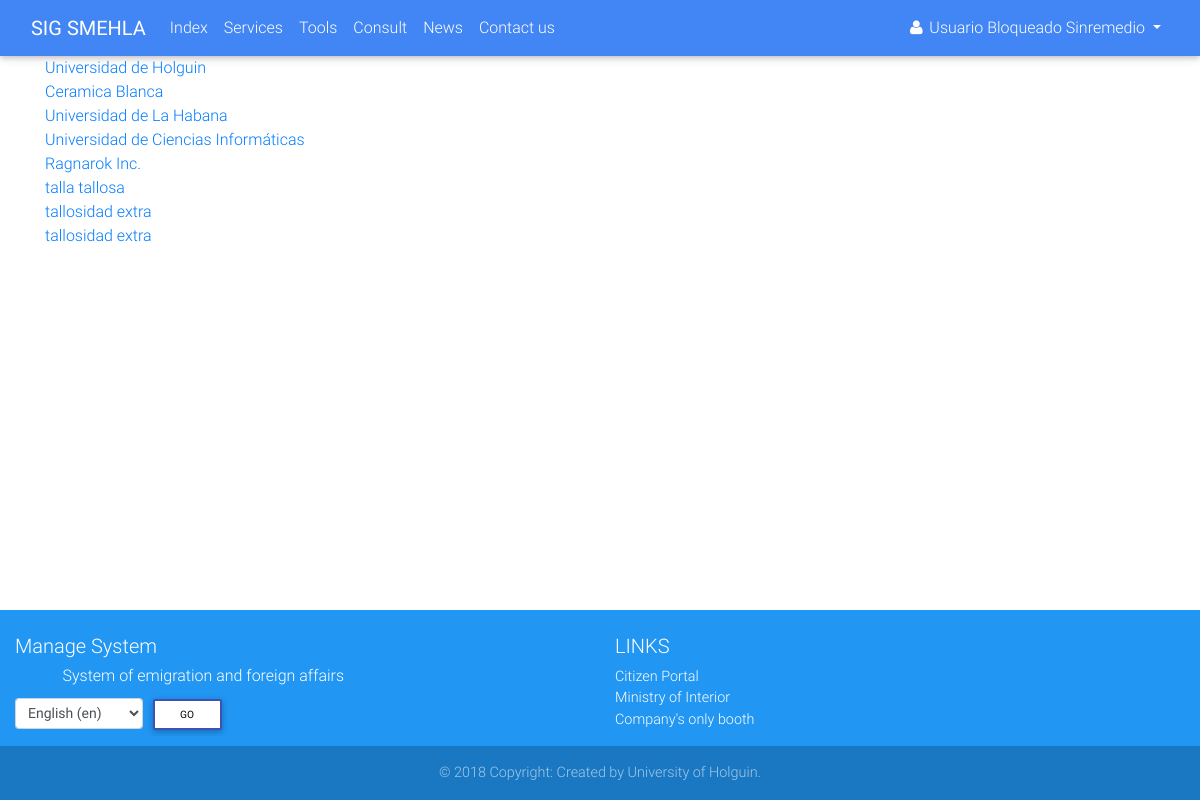
/entity/list/ (signed in), run on the app's committed database.
### accounts/models.py (models this page shows, shortened)
class Profile(AbstractUser):
    OCCUPATION_TYPE = (
        ('FAC', _('Functionary of Attention to Customer')),
        ('BAC', _('Boss of Attention to Customer')),
        ('BDAC', _('Boss of Departament of Attention to Customer')),
        ('DIR', _('Director')),
        ('ADMIN', _('Administrator')),
    )
    born_date = models.DateField(_('Born date'), blank=True, null=True, validators=[validate_born_date])
    occupation = models.CharField(_('Occupation'), max_length=5, choices=OCCUPATION_TYPE, default='FAC')
    class Meta:
        verbose_name = _('Profile')
        verbose_name_plural = _('Profiles')
    def __str__(self):
        if self.first_name and self.last_name:
            return self.get_full_name()
        else:
            return self.username

### services/models.py (models this page shows, shortened)
class Entity(models.Model):
    class Meta:
        verbose_name = _('Entity')
        verbose_name_plural = _('Entities')
    def __str__(self):
        return '{}'.format(self.name)
    name = models.CharField(_('Name'), max_length=100)
    localization = models.CharField(_('Localization'), max_length=200)
    identification_no = models.CharField(_('Identification No.'), max_length=50)
    issuance_date = models.DateField(_('Issuance date'))
    expiration_date = models.DateField(_('Expiration date'))
    telephone = models.PositiveIntegerField(_('Telephone'))
    email = models.EmailField(_('Email'))

### services/views.py (the view)
# urls.py: path('entity/list/', views.EntityListView.as_view(), name='entity_list'),
class EntityListView(mixins.LoginRequiredMixin, mixins.AjaxableListResponseMixin):
    model = models.Entity

### accounts/mixins.py (called while the page is built)
    def get(self, request, *args, **kwargs):
        response = super().get(request, *args, **kwargs)
        if request.is_ajax():
            ob_list = []
            for o in self.object_list:
                ob_list.append(o.to_dict())
            return JsonResponse(ob_list, safe=False)
        return response

### services/templates/services/entity_list.html
{% extends 'navbar.html' %}
{% block main %}
    <div class="container">
        {% for entity in entity_list %}
            <div class="row">
                <div class="col">
                    <a href="{% url 'services:entity_detail' entity.pk %}">{{ entity }}</a>
                </div>
            </div>
        {% endfor %}
    </div>
{% endblock %}

### accounts/templates/navbar.html (shortened to what this page needs)
{% extends 'base.html' %}
{% load static %}
{% load i18n %}
{% block styles %}
    <link rel="stylesheet" href="{% static 'accounts/css/navbar.css' %}">
{% endblock %}
{% block content %}
    <header>
        <nav class="navbar navbar-expand-lg navbar-dark primary-color">
            <div class="container-fluid">
                <a href="{% url 'services:index' %}" class="navbar-brand">
                    <strong>SIG SMEHLA</strong>
                </a>
                <div class="collapse navbar-collapse" id="navbar">
                    <ul class="navbar-nav mr-auto">
                        <li class="nav-item" id="init">
                            <a href="{% url 'services:index' %}" class="nav-link">{% trans 'Index' %}
                                </a>
                        </li>
                        <li class="nav-item" id="services">
                            <a href="{% url 'services:services' %}" class="nav-link">{% trans 'Services' %}</a>
                        </li>
                        {% if user.is_authenticated %}
                            <li class="nav-item" id="tools">
                                <a href="{% url 'services:tools' %}" class="nav-link">{% trans 'Tools' %}</a>
                            </li>
                        {% endif %}
                        <li class="nav-item" id="status">
                            <a href="{% url 'services:status' %}" class="nav-link">{% trans 'Consult' %}</a>
                        </li>
                        <li class="nav-item" id="news">
                            <a href="{% url 'news:list' %}" class="nav-link">{% trans 'News' %}</a>
                        </li>
                        <li class="nav-item">
                            <a href="#" class="nav-link" data-toggle="modal"
                               data-target="#contact">{% trans 'Contact us' %}</a>
                        </li>
                    </ul>
                    <div class="form-inline">
                        <ul class="navbar-nav mr-auto">
                            <li class="nav-item">
                                {% if user.is_authenticated %}
                                    <div class="dropdown">
                                        <a href="#" id="test" class="nav-link waves-effect waves-light dropdown-toggle"
                                           data-toggle="dropdown" aria-haspopup="true" aria-expanded="false">
                                            <i class="fa fa-user"></i>
                                            <span class="clearfix d-none d-sm-inline-block">{{ user }}</span>
                                        </a>
                                    </div>
                                {% else %}
                                    <a href="{% url 'accounts:login' %}" class="nav-link">
                                        <i class="fa fa-sign-in"></i>
                                    </a>
                                {% endif %}
                            </li>
                        </ul>
                    </div>
                </div>
            </div>
        </nav>
    </header>
    <main>
        {% block main %}
        {% endblock %}
    </main>
    <footer class="page-footer font-small blue pt-4">
        <div class="container-fluid text-center text-md-left">
            <div class="row">
                <div class="col-md-6 mt-md-0 mt-3">
                    <h5>{% trans 'Manage System' %}</h5>
                    <h6 class="offset-1">{% trans 'System of emigration and foreign affairs' %}</h6>
                    <form action="{% url 'set_language' %}" method="post">{% csrf_token %}
                        <label>
                            <select name="language" class="form-control form-control-sm" id="languages">
                                {% get_available_languages as LANGUAGES %}
                                {% get_language_info_list for LANGUAGES as languages %}
                                {% get_current_language as LANGUAGE_CODE %}
                                {% for language in languages %}
                                    <option value="{{ language.code }}"{% if language.code == LANGUAGE_CODE %}
                                            selected{% endif %}>
                                        {{ language.name_local }} ({{ language.code }})
                                    </option>
                                {% endfor %}
                            </select>
                        </label>
                        <input type="submit" value="{% trans 'Go' %}" class="btn btn-outline-indigo btn-white btn-sm">
                    </form>
                </div>
                <div class="col-md-3 mb-md-0 mb-3">
                    <h5 class="text-uppercase">{% trans 'Links' %}</h5>
                    <ul class="list-unstyled">
                        <li>
                            <a href="http://www.cidadao.gov.ao" target="_blank">{% trans 'Citizen Portal' %}</a>
                        </li>
                        <li>
                            <a href="http://www.minint.gov.ao" target="_blank">{% trans 'Ministry of Interior' %}</a>
                        </li>
                        <li>
                            <a href="http://gue.minjus-ao.com" target="_blank">{% trans "Company's only booth" %}</a>
                        </li>
                    </ul>
                </div>
            </div>
        </div>
        <div class="footer-copyright text-center py-3">
            &copy; 2018 {% trans 'Copyright: Created by University of Holguin' %}.
        </div>
    </footer>
{% endblock %}

### accounts/static/accounts/css/navbar.css (style rules this page uses)
body { display: flex; min-height: 100vh; flex-direction: column; }
main { flex: 1 0 auto; }

### data on the page
Profile: first_name+last_name "Usuario Bloqueado Sinremedio"
Entity: name "Universidad de Holguin"
Entity: name "Ceramica Blanca"
Entity: name "Universidad de La Habana"
Entity: name "Universidad de Ciencias Informáticas"
Entity: name "Ragnarok Inc."
Entity: name "talla tallosa"
Entity: name "tallosidad extra"
Entity: name "tallosidad extra"

### other printed values
form field language "English (en)"
